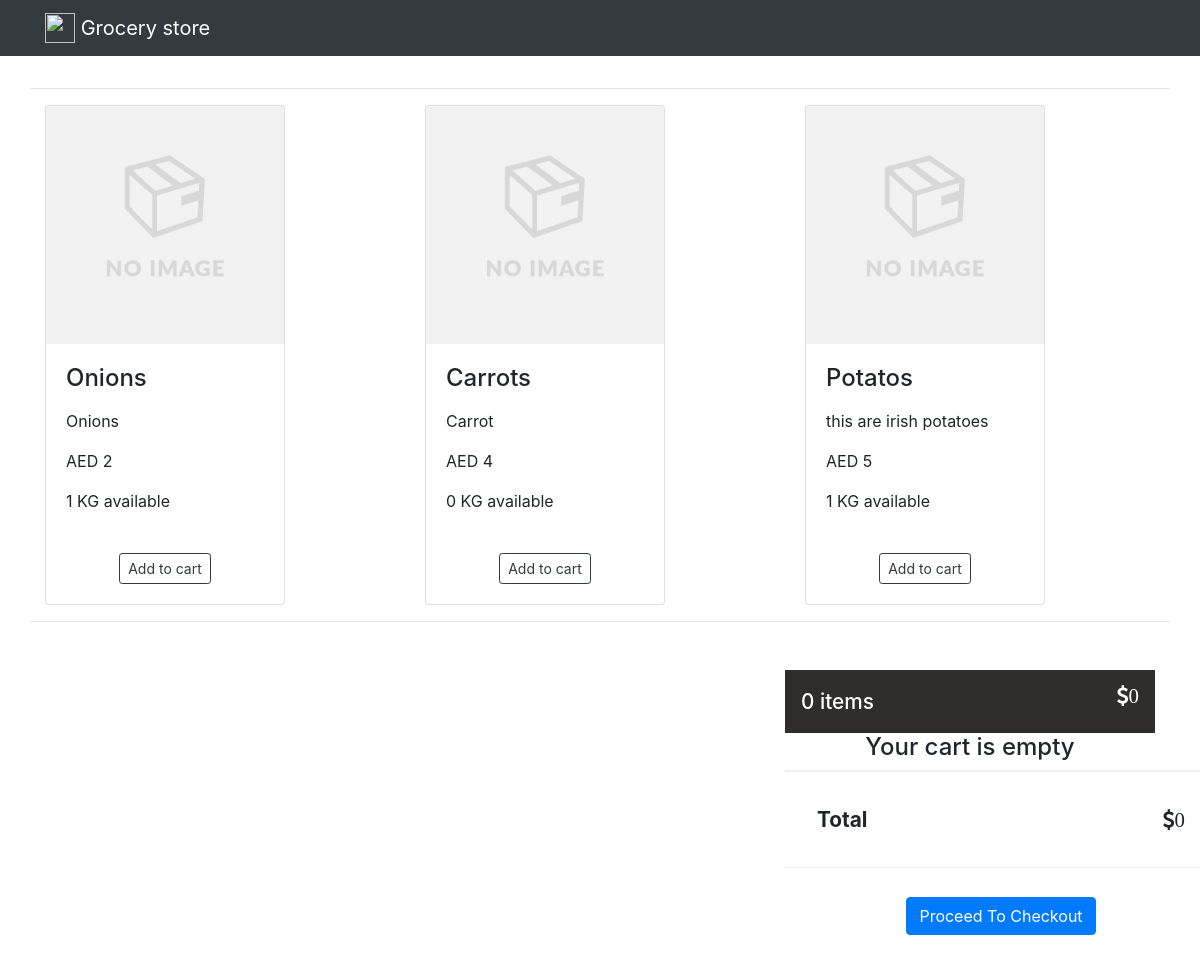
Before: / with the older database file.
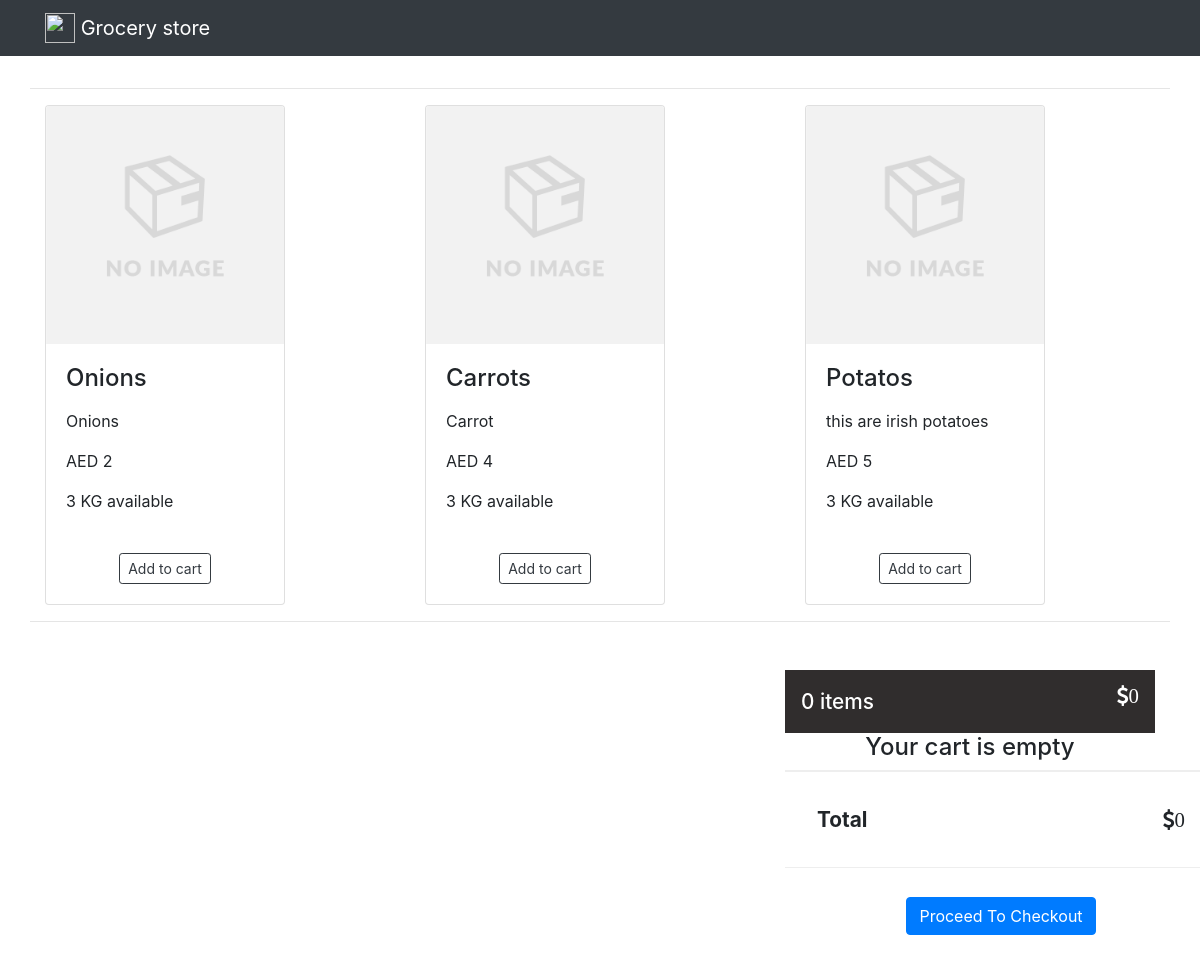
After: the same page with the newer database file.
### store/models.py (models this page shows, shortened)
class Product(models.Model):
    product_name = models.CharField(_('Product'), max_length=20)
    product_description = models.CharField(_('Product description'), max_length=200)
    slug = models.SlugField()

class Price(models.Model):
    product = models.ForeignKey(Product, on_delete=models.CASCADE, related_name='prices')
    unit = models.CharField(_('Unit of measurement'), max_length=5,
                            choices=MEASURING_UNIT_CHOICES, default=KILOGRAM)
    price = models.IntegerField(_('Price per unit'))
    def __str__(self):
        return str(self.price)

class Quantity(models.Model):
    product = models.ForeignKey(Product, on_delete=models.CASCADE, related_name='quantities')
    unit = models.CharField(_('Unit of measurement'), max_length=5,
                            choices=MEASURING_UNIT_CHOICES, default=KILOGRAM)
    quantity = models.IntegerField(_('Available quantity'))
    def __str__(self):
        return str(self.quantity)

### store/views.py (the view)
# urls.py: path('', ProductsListView.as_view(), name='product_list'),
class ProductsListView(ListView):
    template_name = 'index.html'
    model = Product

### store/templates/index.html (shortened to what this page needs)
{% extends 'base.html' %}
{% block content %}
{% load static %}
<div class="container">
	<div class="row mt-2 ">
			{% for obj in object_list %}
				<div class="col" style="padding:0px;">
					{% include 'snippets/card.html' with instance=obj %}
				</div>
			{% endfor %}
		</div>
		<div class="col-sm-12 col-md-4  ml-auto sticky-top" >
			<div class="row align-items-center " >
				<div class="col text-center " style="padding:0px;">
                 <div id="cart"> </div>
				</div>
			</div>
			</div>
		</div>
{% endblock %}

### store/templates/base.html (shortened to what this page needs)
<!doctype html>
<html lang="en">
  <head>
  {% load static %}
  <link rel="stylesheet" href="https://maxcdn.bootstrapcdn.com/bootstrap/4.0.0-beta/css/bootstrap.min.css">
  <link rel='stylesheet' href='https://maxcdn.bootstrapcdn.com/font-awesome/4.7.0/css/font-awesome.min.css' />
<link rel="stylesheet" href="{% static 'css/style.css' %}">
  </head>
  <body>
  <nav class="navbar navbar-expand-lg navbar-dark bg-dark mb-3">
   <div class='container'>
  <a class="navbar-brand" href="/">
    <img src="" width="30" height="30" class="d-inline-block align-top" alt="">
    {% if brand_name %} {{brand_name }} {% else %}Grocery store {% endif %}
  </a>
</div>
</nav>
  {% block content %} {% endblock %}
</body>
</html>

### store/templates/snippets/card.html
{% load static %}
<hr>
<div class="col-sm-3 col-md-7">
<div class="card" style="width: 15rem;">
    <a href=""><img class="card-img-top" src="{% static 'images/img_empty.png' %}" alt="product"></a>
  <div class="card-body">
    <h4 class="card-title">{{ obj.product_name}}</h4>
    <p class="card-text">{{ obj.product_description|linebreaks|truncatewords:14 }}</p>
    <p class="card-text">AED {{ obj.prices.all|first }}</p>
    <p class="card-text">{{obj.quantities.all|first }} KG available </p>
    <div class='text-center'>
        <button class="text-center btn btn-outline-dark btn-sm mt-4 sc-add-to-cart" data-id={{ obj.id}} data-name={{ obj.product_name }}  data-price={{ obj.prices.all|first}}  type="submit">Add to cart</button>
    </div>
  </div>
</div>
</div>
<hr>

### static/css/style.css (style rules this page uses)
#cart { margin-top: 2rem; }
.cart-grid { //height: calc(100vh - 190px); }

Changed rows visible on the page:
changed through a linked row, Product "Onions": quantities.all|first "1" → "3"
changed through a linked row, Product "Carrots": quantities.all|first "0" → "3"
changed through a linked row, Product "Potatos": quantities.all|first "1" → "3"
